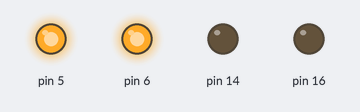
Bench run of a sketch on a simulated Arduino Uno, built with avr-gcc and run on an emulated ATmega328P. On the bench: output pins drawn as LEDs (lit = HIGH).

Above: at 2.5 s.
At 7.5 s:
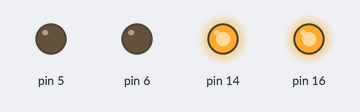
Timing chart, 0 to 13.0 s (numbered marks = the images above):
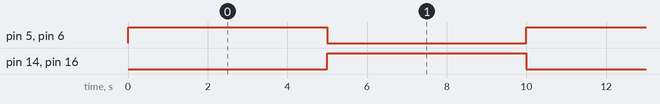

Measured:
- by itself, pin 5, pin 6, pin 14, pin 16: alternates HIGH for 5.0 s and LOW for 5.0 s

The sketch:

Motor_Test_programma.ino
```cpp
/*
  Name: BBR Motor test
  Date: 20-02-2018
  Author: Marthijn Vlierman

  Description: BBR Motor test programma.
  Vooruit 5 seconden
  Achteruit 5 seconden

  Revision:0.1
*/

// include libraries

// ----- Declare Constants -----

// ----- Declare Objects -----

// ----- Declare subroutines and/or functions -----
 void Forward();
 void Backward();
// ----- Declare Global Variables -----


// Setup
void setup()
{
  pinMode(5, OUTPUT);
  pinMode(6, OUTPUT);
  pinMode(14, OUTPUT);
  pinMode(16, OUTPUT);

}

// Main loop
void loop()
{
    Forward();
    delay(5000);
    Backward();
    delay(5000);

}

// Function or subroutine
void Forward()
{
    digitalWrite(14, LOW);
    digitalWrite(16, LOW);
    analogWrite(5,255);
    analogWrite(6, 255);
}

void Backward()
{
    digitalWrite(14, HIGH);
    digitalWrite(16, HIGH);
    analogWrite(5,0);
    analogWrite(6, 0 );
}
```
